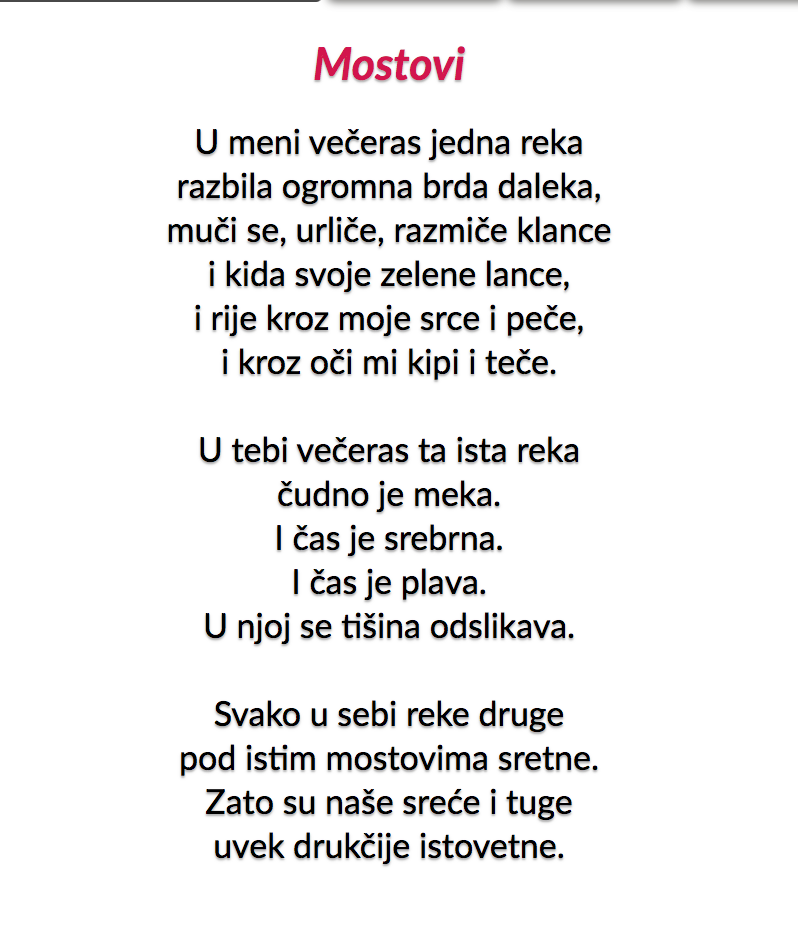
#> input picture mostovi.png, 798 x 938 px
$ python parser.py
#> lines starting #> are read from the running program, lines starting #| are printed output that depends on the picture; after the words box and inside, x2 and y2 are one past the last pixel; in counts of white or black regions, pixels touching at a corner belong together
# import libraries
import csv
import cv2
import pytesseract


def pre_processing(image):
  """
  This function take one argument as
  input. this function will convert
  input image to binary image
  :param image: image
  :return: thresholded image
  """
  gray_image = cv2.cvtColor(image, cv2.COLOR_BGR2GRAY)
  # converting it to binary image
  threshold_img = cv2.threshold(
      gray_image, 0, 255, cv2.THRESH_BINARY | cv2.THRESH_OTSU)[1]
  # saving image to view threshold image
  cv2.imwrite('thresholded_mostovi.png', threshold_img)

  # cv2.imshow('threshold image', threshold_img)
  # Maintain output window until
  # user presses a key
  # cv2.waitKey(0)
  # Destroying present windows on screen
  # cv2.destroyAllWindows()

  return threshold_img


def parse_text(threshold_img):
  """
  This function take one argument as
  input. this function will feed input
  image to tesseract to predict text.
  :param threshold_img: image
  return: meta-data dictionary
  """
  # configuring parameters for tesseract
  tesseract_config = r'--oem 3 --psm 6'
  # now feeding image to tesseract
  details = pytesseract.image_to_data(threshold_img, output_type=pytesseract.Output.DICT,
                                      config=tesseract_config, lang='srp_latn')
  return details


# [59 lines left out: functions draw_boxes, format_text, write_text, not called in this run]


if __name__ == "__main__":
  # reading image from local
  image = cv2.imread('mostovi.png')
#> image is the input picture: shape (938, 798, 3); mean B, G, R 239.1, 238.8, 239.4
  # calling pre_processing function to perform pre-processing on input image.
  thresholds_image = pre_processing(image)
#> in pre_processing, `threshold_img = cv2.threshold( gray_image, 0, 255, cv2.THRESH_BINARY |..`:
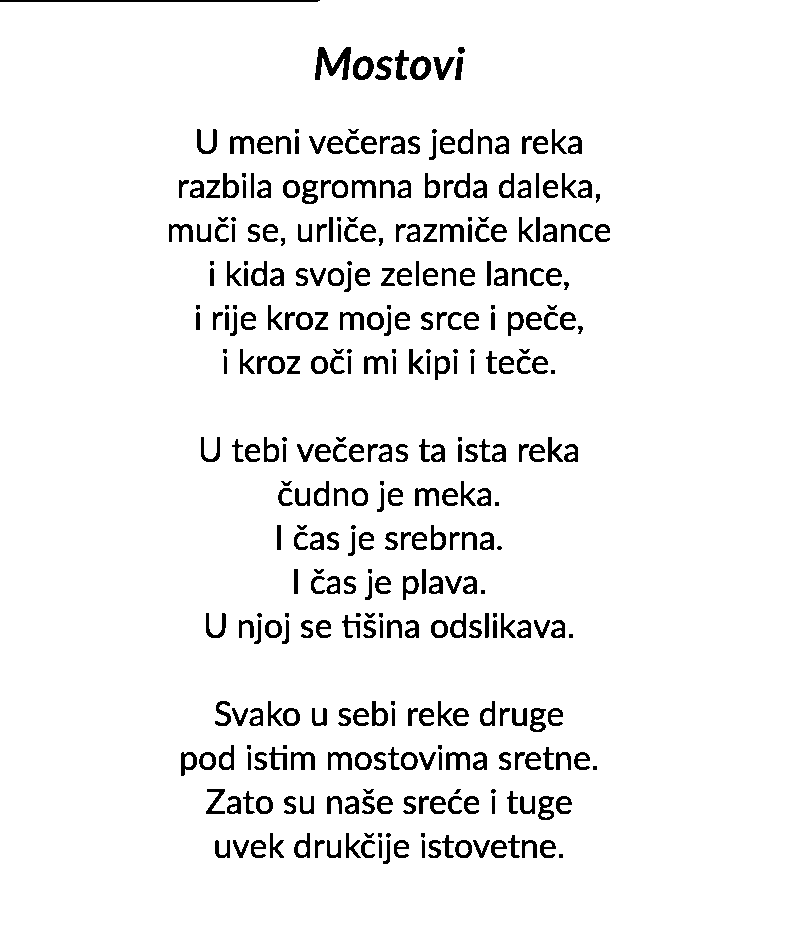
#> threshold_img: shape (938, 798); 94.3% white; 366 black regions (45 under 20 px), largest, box (x1, y1, x2, y2) and area: (0, 0, 320, 2) 638, (315, 47, 351, 80) 587, (410, 56, 431, 80) 285
  # calling parse_text function to get text from image by Tesseract.
#> (the run stopped early here; a loop or call above may not have finished)
